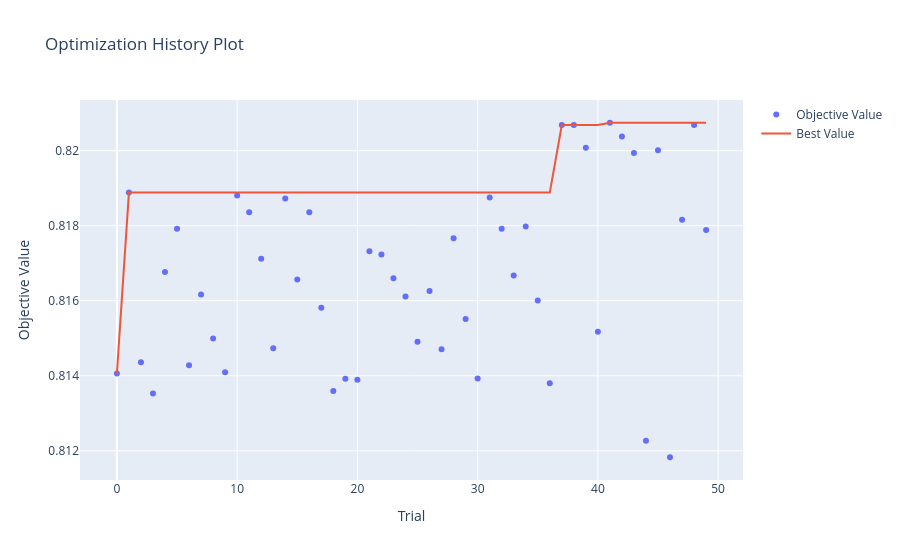
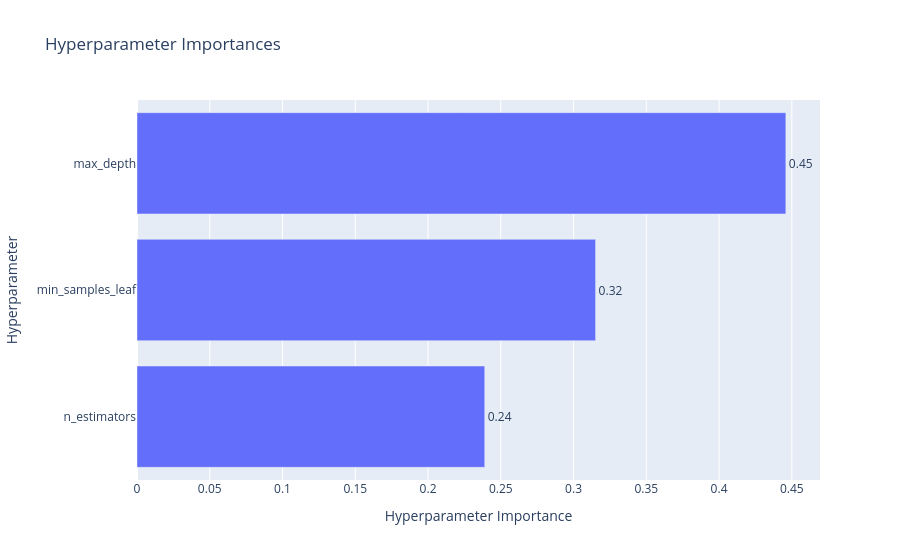
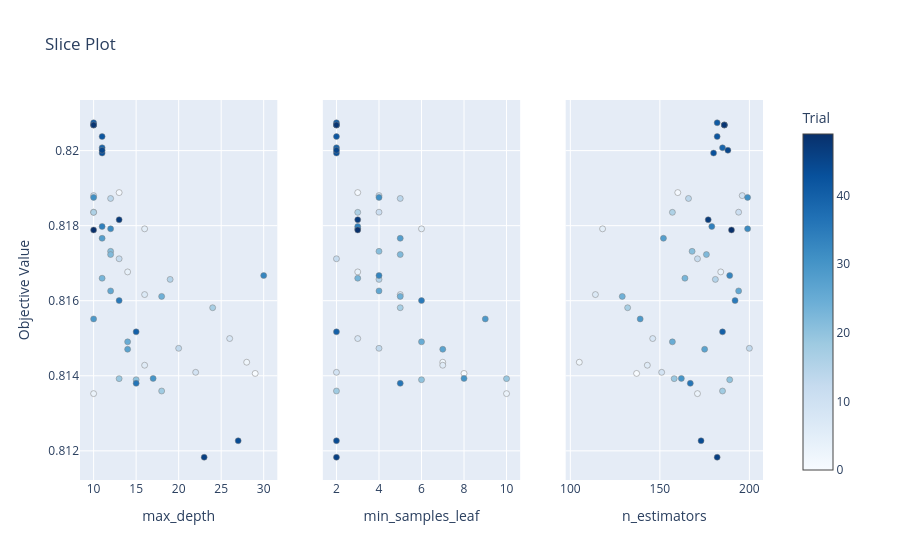

The notebook cell these images were saved under, in order:
### Markdown cell above
### Задания 6, 7, 8

### Code cell
# реализуйте оптимизацию гиперпараметров с помощью Optuna

import optuna
# from sklearn.ensemble import RandomForestClassifier
# from sklearn.metrics import f1_score, accuracy_score

# 1. Определяем целевую функцию для Optuna
def objective(trial):
    # Параметры для оптимизации
    n_estimators = trial.suggest_int('n_estimators', 100, 200, 1)
    max_depth = trial.suggest_int('max_depth', 10, 30, 1)
    min_samples_leaf = trial.suggest_int('min_samples_leaf', 2, 10, 1)
    
    # Создаем и обучаем модель
    model = RandomForestClassifier(
        n_estimators=n_estimators,
        max_depth=max_depth,
        min_samples_leaf=min_samples_leaf,
        criterion='gini',
        random_state=42,
        n_jobs=-1
    )
    
    # Используем кросс-валидацию для оценки
    from sklearn.model_selection import cross_val_score
    scores = cross_val_score(model, X_train_scaled, y_train, 
                            cv=3, scoring='f1', n_jobs=-1)
    
    # Возвращаем средний F1-score (Optuna максимизирует)
    return scores.mean()

# 2. Создаем study и оптимизируем
print("ЗАПУСК OPTUNA ДЛЯ ОПТИМИЗАЦИИ RANDOM FOREST...")
study = optuna.create_study(direction='maximize', sampler=optuna.samplers.TPESampler(seed=42))
study.optimize(objective, n_trials=50, show_progress_bar=True)

# 3. Результаты оптимизации
print("\n" + "="*50)
print("РЕЗУЛЬТАТЫ OPTUNA ОПТИМИЗАЦИИ:")
print("="*50)
print(f"Лучшее значение F1 (кросс-валидация): {study.best_value:.4f}")
print(f"Лучшие параметры: {study.best_params}")
print(f"Количество trials: {len(study.trials)}")

# 4. Обучаем финальную модель с лучшими параметрами
best_params = study.best_params
best_rf = RandomForestClassifier(
    n_estimators=best_params['n_estimators'],
    max_depth=best_params['max_depth'],
    min_samples_leaf=best_params['min_samples_leaf'],
    criterion='gini',
    random_state=42,
    n_jobs=-1
)

best_rf.fit(X_train_scaled, y_train)

# 5. Оценка на тестовой выборке
y_pred_optuna = best_rf.predict(X_test_scaled)
f1_optuna = f1_score(y_test, y_pred_optuna)
accuracy_optuna = accuracy_score(y_test, y_pred_optuna)

print("\n" + "="*50)
print("РЕЗУЛЬТАТЫ НА ТЕСТОВОЙ ВЫБОРКЕ:")
print("="*50)
print(f"F1-score: {f1_optuna:.4f}")
print(f"F1-score (округлено до 2 знаков): {round(f1_optuna, 2)}")
print(f"Accuracy: {accuracy_optuna:.4f}")
print(f"Accuracy (округлено до 2 знаков): {round(accuracy_optuna, 2)}")

# 6. Сравнение с исходным Random Forest
print("\n" + "="*50)
print("СРАВНЕНИЕ С ИСХОДНЫМ RANDOM FOREST:")
print("="*50)
print(f"Исходный RF (n_estimators=100, max_depth=10, min_samples_leaf=5):")
print(f"  F1: 0.82, Accuracy: 0.83")
print(f"\nOptuna оптимизированный RF ({best_params}):")
print(f"  F1: {round(f1_optuna, 2)}, Accuracy: {round(accuracy_optuna, 2)}")

# 7. Визуализация результатов Optuna
try:
    fig1 = optuna.visualization.plot_optimization_history(study)
    fig1.show()
    
    fig2 = optuna.visualization.plot_param_importances(study)
    fig2.show()
    
    fig3 = optuna.visualization.plot_slice(study)
    fig3.show()
except:
    print("\nДля визуализации Optuna установите: pip install plotly")

print("="*50)
print(f"F1-score на тестовой выборке: {round(f1_optuna, 2)}")
print(f"Accuracy на тестовой выборке: {round(accuracy_optuna, 2)}")

### Figure 1 — Plotly figure (JSON) as saved in the notebook; plotly's stock layout.template omitted (floating-point values rounded to 4 significant figures)
{"data": [{"mode": "markers", "name": "Objective Value", "type": "scatter", "x": [0, 1, 2, 3, 4, 5, 6, 7, 8, 9, 10, 11, 12, 13, 14, 15, 16, 17, 18, 19, 20, 21, 22, 23, 24, 25, 26, 27, 28, 29, 30, 31, 32, 33, 34, 35, 36, 37, 38, 39, 40, 41, 42, 43, 44, 45, 46, 47, 48, 49], "y": [0.8141, 0.8189, 0.8144, 0.8135, 0.8168, 0.8179, 0.8143, 0.8162, 0.815, 0.8141, 0.8188, 0.8184, 0.8171, 0.8147, 0.8187, 0.8166, 0.8184, 0.8158, 0.8136, 0.8139, 0.8139, 0.8173, 0.8172, 0.8166, 0.8161, 0.8149, 0.8163, 0.8147, 0.8177, 0.8155, 0.8139, 0.8188, 0.8179, 0.8167, 0.818, 0.816, 0.8138, 0.8207, 0.8207, 0.8201, 0.8152, 0.8207, 0.8204, 0.8199, 0.8123, 0.82, 0.8118, 0.8182, 0.8207, 0.8179]}, {"mode": "lines", "name": "Best Value", "type": "scatter", "x": [0, 1, 2, 3, 4, 5, 6, 7, 8, 9, 10, 11, 12, 13, 14, 15, 16, 17, 18, 19, 20, 21, 22, 23, 24, 25, 26, 27, 28, 29, 30, 31, 32, 33, 34, 35, 36, 37, 38, 39, 40, 41, 42, 43, 44, 45, 46, 47, 48, 49], "y": [0.8141, 0.8189, 0.8189, 0.8189, 0.8189, 0.8189, 0.8189, 0.8189, 0.8189, 0.8189, 0.8189, 0.8189, 0.8189, 0.8189, 0.8189, 0.8189, 0.8189, 0.8189, 0.8189, 0.8189, 0.8189, 0.8189, 0.8189, 0.8189, 0.8189, 0.8189, 0.8189, 0.8189, 0.8189, 0.8189, 0.8189, 0.8189, 0.8189, 0.8189, 0.8189, 0.8189, 0.8189, 0.8207, 0.8207, 0.8207, 0.8207, 0.8207, 0.8207, 0.8207, 0.8207, 0.8207, 0.8207, 0.8207, 0.8207, 0.8207]}, {"marker": {"color": "#cccccc"}, "mode": "markers", "name": "Infeasible Trial", "showlegend": false, "type": "scatter", "x": [], "y": []}], "layout": {"title": {"text": "Optimization History Plot"}, "xaxis": {"title": {"text": "Trial"}}, "yaxis": {"title": {"text": "Objective Value"}}}}

### Figure 2 — Plotly figure (JSON) as saved in the notebook; plotly's stock layout.template omitted (floating-point values rounded to 4 significant figures)
{"data": [{"cliponaxis": false, "hovertemplate": ["n_estimators (IntDistribution): 0.23896429171481276<extra></extra>", "min_samples_leaf (IntDistribution): 0.3151447206946414<extra></extra>", "max_depth (IntDistribution): 0.4458909875905458<extra></extra>"], "name": "Objective Value", "orientation": "h", "text": ["0.24", "0.32", "0.45"], "textposition": "outside", "type": "bar", "x": [0.239, 0.3151, 0.4459], "y": ["n_estimators", "min_samples_leaf", "max_depth"]}], "layout": {"title": {"text": "Hyperparameter Importances"}, "xaxis": {"title": {"text": "Hyperparameter Importance"}}, "yaxis": {"title": {"text": "Hyperparameter"}}}}

### Figure 3 — Plotly figure (JSON) as saved in the notebook; plotly's stock layout.template omitted (floating-point values rounded to 4 significant figures)
{"data": [{"marker": {"color": [0, 1, 2, 3, 4, 5, 6, 7, 8, 9, 10, 11, 12, 13, 14, 15, 16, 17, 18, 19, 20, 21, 22, 23, 24, 25, 26, 27, 28, 29, 30, 31, 32, 33, 34, 35, 36, 37, 38, 39, 40, 41, 42, 43, 44, 45, 46, 47, 48, 49], "colorbar": {"title": {"text": "Trial"}, "x": 1, "xpad": 40}, "colorscale": [[0, "rgb(247,251,255)"], [0.125, "rgb(222,235,247)"], [0.25, "rgb(198,219,239)"], [0.375, "rgb(158,202,225)"], [0.5, "rgb(107,174,214)"], [0.625, "rgb(66,146,198)"], [0.75, "rgb(33,113,181)"], [0.875, "rgb(8,81,156)"], [1, "rgb(8,48,107)"]], "line": {"color": "Grey", "width": 0.5}, "showscale": true}, "mode": "markers", "name": "Feasible Trial", "showlegend": false, "type": "scatter", "x": [29, 13, 28, 10, 14, 16, 16, 16, 26, 22, 10, 10, 13, 20, 12, 19, 10, 24, 18, 13, 15, 12, 12, 11, 18, 14, 12, 14, 11, 10, 17, 10, 12, 30, 11, 13, 15, 10, 10, 11, 15, 10, 11, 11, 27, 11, 23, 13, 10, 10], "xaxis": "x", "y": [0.8141, 0.8189, 0.8144, 0.8135, 0.8168, 0.8179, 0.8143, 0.8162, 0.815, 0.8141, 0.8188, 0.8184, 0.8171, 0.8147, 0.8187, 0.8166, 0.8184, 0.8158, 0.8136, 0.8139, 0.8139, 0.8173, 0.8172, 0.8166, 0.8161, 0.8149, 0.8163, 0.8147, 0.8177, 0.8155, 0.8139, 0.8188, 0.8179, 0.8167, 0.818, 0.816, 0.8138, 0.8207, 0.8207, 0.8201, 0.8152, 0.8207, 0.8204, 0.8199, 0.8123, 0.82, 0.8118, 0.8182, 0.8207, 0.8179], "yaxis": "y"}, {"marker": {"color": [0, 1, 2, 3, 4, 5, 6, 7, 8, 9, 10, 11, 12, 13, 14, 15, 16, 17, 18, 19, 20, 21, 22, 23, 24, 25, 26, 27, 28, 29, 30, 31, 32, 33, 34, 35, 36, 37, 38, 39, 40, 41, 42, 43, 44, 45, 46, 47, 48, 49], "colorbar": {"title": {"text": "Trial"}, "x": 1, "xpad": 40}, "colorscale": [[0, "rgb(247,251,255)"], [0.125, "rgb(222,235,247)"], [0.25, "rgb(198,219,239)"], [0.375, "rgb(158,202,225)"], [0.5, "rgb(107,174,214)"], [0.625, "rgb(66,146,198)"], [0.75, "rgb(33,113,181)"], [0.875, "rgb(8,81,156)"], [1, "rgb(8,48,107)"]], "line": {"color": "Grey", "width": 0.5}, "showscale": false}, "mode": "markers", "name": "Feasible Trial", "showlegend": false, "type": "scatter", "x": [8, 3, 7, 10, 3, 6, 7, 5, 3, 2, 4, 4, 2, 4, 5, 4, 3, 5, 2, 10, 6, 4, 5, 3, 5, 6, 4, 7, 5, 9, 8, 4, 3, 4, 3, 6, 5, 2, 2, 2, 2, 2, 2, 2, 2, 2, 2, 3, 2, 3], "xaxis": "x2", "y": [0.8141, 0.8189, 0.8144, 0.8135, 0.8168, 0.8179, 0.8143, 0.8162, 0.815, 0.8141, 0.8188, 0.8184, 0.8171, 0.8147, 0.8187, 0.8166, 0.8184, 0.8158, 0.8136, 0.8139, 0.8139, 0.8173, 0.8172, 0.8166, 0.8161, 0.8149, 0.8163, 0.8147, 0.8177, 0.8155, 0.8139, 0.8188, 0.8179, 0.8167, 0.818, 0.816, 0.8138, 0.8207, 0.8207, 0.8201, 0.8152, 0.8207, 0.8204, 0.8199, 0.8123, 0.82, 0.8118, 0.8182, 0.8207, 0.8179], "yaxis": "y2"}, {"marker": {"color": [0, 1, 2, 3, 4, 5, 6, 7, 8, 9, 10, 11, 12, 13, 14, 15, 16, 17, 18, 19, 20, 21, 22, 23, 24, 25, 26, 27, 28, 29, 30, 31, 32, 33, 34, 35, 36, 37, 38, 39, 40, 41, 42, 43, 44, 45, 46, 47, 48, 49], "colorbar": {"title": {"text": "Trial"}, "x": 1, "xpad": 40}, "colorscale": [[0, "rgb(247,251,255)"], [0.125, "rgb(222,235,247)"], [0.25, "rgb(198,219,239)"], [0.375, "rgb(158,202,225)"], [0.5, "rgb(107,174,214)"], [0.625, "rgb(66,146,198)"], [0.75, "rgb(33,113,181)"], [0.875, "rgb(8,81,156)"], [1, "rgb(8,48,107)"]], "line": {"color": "Grey", "width": 0.5}, "showscale": false}, "mode": "markers", "name": "Feasible Trial", "showlegend": false, "type": "scatter", "x": [137, 160, 105, 171, 184, 118, 143, 114, 146, 151, 196, 194, 171, 200, 166, 181, 157, 132, 185, 158, 189, 168, 176, 164, 129, 157, 194, 175, 152, 139, 162, 199, 199, 189, 179, 192, 167, 186, 186, 185, 185, 182, 182, 180, 173, 188, 182, 177, 186, 190], "xaxis": "x3", "y": [0.8141, 0.8189, 0.8144, 0.8135, 0.8168, 0.8179, 0.8143, 0.8162, 0.815, 0.8141, 0.8188, 0.8184, 0.8171, 0.8147, 0.8187, 0.8166, 0.8184, 0.8158, 0.8136, 0.8139, 0.8139, 0.8173, 0.8172, 0.8166, 0.8161, 0.8149, 0.8163, 0.8147, 0.8177, 0.8155, 0.8139, 0.8188, 0.8179, 0.8167, 0.818, 0.816, 0.8138, 0.8207, 0.8207, 0.8201, 0.8152, 0.8207, 0.8204, 0.8199, 0.8123, 0.82, 0.8118, 0.8182, 0.8207, 0.8179], "yaxis": "y3"}], "layout": {"title": {"text": "Slice Plot"}, "xaxis": {"anchor": "y", "domain": [0, 0.2889], "title": {"text": "max_depth"}}, "xaxis2": {"anchor": "y2", "domain": [0.3556, 0.6444], "title": {"text": "min_samples_leaf"}}, "xaxis3": {"anchor": "y3", "domain": [0.7111, 1], "title": {"text": "n_estimators"}}, "yaxis": {"anchor": "x", "domain": [0, 1], "title": {"text": "Objective Value"}}, "yaxis2": {"anchor": "x2", "domain": [0, 1], "matches": "y", "showticklabels": false}, "yaxis3": {"anchor": "x3", "domain": [0, 1], "matches": "y", "showticklabels": false}}}
